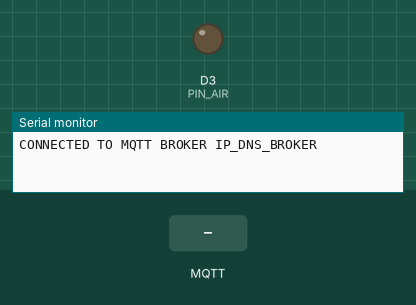
The sketch below on a simulated ESP8266 (NodeMCU). On the bench: output pins drawn as LEDs (lit = HIGH), the last lines printed to the serial monitor. The inputs (shaded band) are chosen by the test bench. WiFi joins after 1.5 s; servers stay silent unless stated; no MQTT or app messages arrive unless stated.

Above: at 2.7 s.
2.8 s: MQTT message "REBOOT_" arrives on the second subscribed topic
At 3.1 s:
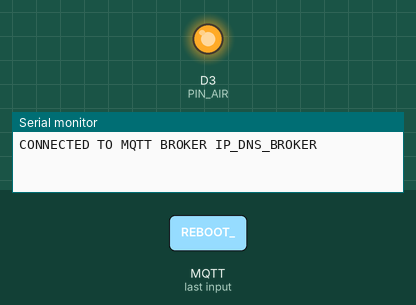
5.3 s: MQTT message "1" arrives on the second subscribed topic
At 7.0 s:
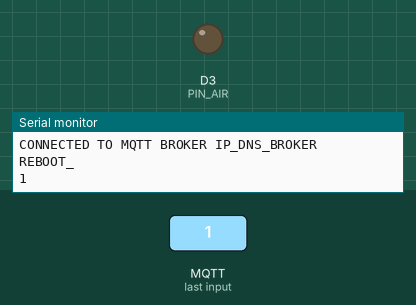
7.8 s: MQTT message "on" arrives on the second subscribed topic
At 8.1 s:
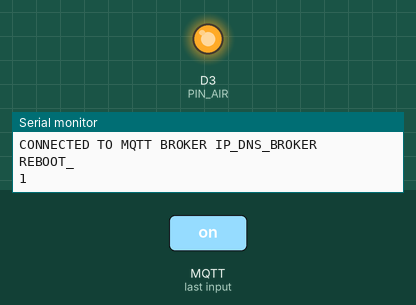
Timing chart, 0 to 10.8 s (numbered marks = the images above; inputs shaded):
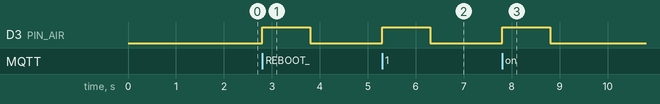

Measured:
- after the input at 2.8 s, D3 (PIN_AIR): LOW → HIGH at once, → LOW 1.0 s later
- after the input at 5.3 s, D3 (PIN_AIR): LOW → HIGH at once, → LOW 1.0 s later
- after the input at 7.8 s, D3 (PIN_AIR): LOW → HIGH at once, → LOW 1.0 s later

The sketch:

AIR_WICK_CONTROLLER.ino
```cpp
// (licence header left out)
//MQTT - como instalar -> https://www.youtube.com/watch?v=GMMH6qT8_f4
#include <PubSubClient.h>
//ESP - como instalar -> https://www.youtube.com/watch?v=4d8joORYTIA&t=1s
#include <ESP8266WiFi.h>
//Wi-Fi Manager  como instalar -> https://www.youtube.com/watch?v=wWO9n5DnuLA
#include <DNSServer.h>
#include <ESP8266WebServer.h>
#include <WiFiManager.h>


// Configuração do acesso ao Broker MQTT
#define MQTT_AUTH false
#define MQTT_USERNAME ""
#define MQTT_PASSWORD ""

#define PIN_AIR D3

//Constantes
const String HOSTNAME  = "AirWickController"; //NOME DO DEVICE, este nome tambem é utilizado apra criar o Access Point para configuração
const char * MQTT_LOG = "system/log"; // Topico onde o Device Publica informações relacionadas com o sistema
const char * MQTT_SYSTEM_CONTROL_TOPIC = "system/set"; // Topico onde o Device subscreve para aceitar instruções de sistema

const char * MQTT_AIR_TOPIC = "air/set"; //Topico de exemplo onde o Device subscreve (por exemplo controlar uma lâmpada)
//MQTT BROKERS GRATUITOS PARA TESTES https://github.com/mqtt/mqtt.github.io/wiki/public_brokers
const char* MQTT_SERVER = "IP_DNS_BROKER"; //IP ou DNS do Broker MQTT

WiFiClient wclient;
PubSubClient client(MQTT_SERVER,1883,wclient);

void setup() {
  Serial.begin(115200);
  WiFiManager wifiManager;
  pinMode(PIN_AIR,OUTPUT);
  //wifiManager.resetSettings(); //Limpa a configuração anterior do Wi-Fi SSID e Password, procedimento, 1º descomentar a linha, 2º Fazer Upload do código para o ESP e deixar o ESP arrancar, 3º Voltar a comentar a linha e enviar novamente o código para o ESP
  /*define o tempo limite até o portal de configuração ficar novamente inátivo,
   útil para quando alteramos a password do AP*/
  wifiManager.setTimeout(180);
  wifiManager.autoConnect(HOSTNAME.c_str());
  client.setCallback(callback); //Registo da função que vai responder ás mensagens vindos do MQTT
}

//Chamada de recepção de mensagem
void callback(char* topic, byte* payload, unsigned int length) {
  String payloadStr = "";
  for (int i=0; i<length; i++) {
    payloadStr += (char)payload[i];
  }
  String topicStr = String(topic);
 if(topicStr.equals(MQTT_SYSTEM_CONTROL_TOPIC)){
  if (payloadStr.equals("REBOOT_"+String(HOSTNAME))){
    Serial.println("REBOOT");
    ESP.restart();
  }
 }else if(topicStr.equals(MQTT_AIR_TOPIC)){
    digitalWrite(PIN_AIR,HIGH);
    delay(1000);
    digitalWrite(PIN_AIR,LOW);
    Serial.println(payloadStr);
  }
}

bool checkMqttConnection(){

  if (!client.connected()) {
    if (MQTT_AUTH ? client.connect(HOSTNAME.c_str(),MQTT_USERNAME, MQTT_PASSWORD) : client.connect(HOSTNAME.c_str())) {
      Serial.println("CONNECTED TO MQTT BROKER "+String(MQTT_SERVER));
      client.publish(MQTT_LOG,String("CONNECTED_"+HOSTNAME).c_str());
      //SUBSCRIÇÃO DE TOPICOS
      client.subscribe(MQTT_SYSTEM_CONTROL_TOPIC);
      client.subscribe(MQTT_AIR_TOPIC);
    }
  }
  return client.connected();
}

void loop() {
  if (WiFi.status() == WL_CONNECTED) {
    if (checkMqttConnection()){
      client.loop();
    }
  }
}
```
